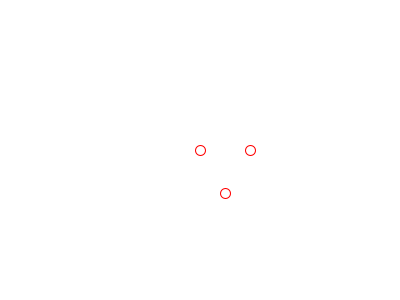
Frame 1 (no input)
Frame 60 (the mouse pressed at the canvas centre just before this capture): identical to frame 1, image omitted
Frame 120 (the mouse held since frame 60 and released just before this capture): identical to frame 1, image omitted

The Processing sketch that drew this single still picture (run headless with seeded random() and noise(); from frame 60 on, the mouse is pressed at the canvas centre):

// Processing sketch: sketch_9th
// ── sketch_9th.pde
float deg=60;
 float [][] matrixT1 = {{ 1 , 0 , -200 },
                        { 0 , 1 , -150 },
                        { 0 , 0 ,    1}};//The first tranformation T1
 float [][] matrixR= {{ cos(radians(deg)) , -sin(radians(deg)) , 0 },
                      { sin(radians(deg)) , cos(radians(deg)) ,  0 },
                      {        0 ,              0,               1 }};//rotating at an angle of 60 degrees, but being treated as radians, due to processing specs
 float [][] matrixT3= {{ 1 , 0 , 200 },
                       { 0 , 1 , 150 },
                       { 0 , 0 ,   1}};
 float [][] matrixTemp = new float [3][3];//A temprorary matrix used during the calculations like T1*R= Temp then M=Temp*T3
 float [][] matrixM = new float [3][3];
 
class hom2d {
  float x1, x2, x3;
 
  hom2d(float x1, float x2, float x3) {
    this.x1=x1;
    this.x2=x2;
    this.x3=x3;
  }
}
class inhom2d {
  
  float x, y;
 
  inhom2d(float x, float y ) {
    this.x=x;
    this.y=y;
  }  
}

hom2d fitInt( hom2d a, hom2d b ) {

    return new hom2d( a.x2 * b.x3 - a.x3 * b.x2, a.x3 * b.x1 - a.x1 * b.x3, a.x1 * b.x2 - a.x2 * b.x1 );
}

hom2d toHom2d( inhom2d A ) {
  return new hom2d( A.x, A.y, 1 );
}

inhom2d toInhom2d( hom2d a ) {
  return new inhom2d( a.x1 / a.x3, a.x2 / a.x3 );
}

hom2d transform( float M[][], hom2d P ) {//we function we used to do the final transfromation M*Ph

  hom2d P_ = new hom2d(  M[0][0] * P.x1 + M[0][1] * P.x2 + M[0][2] * P.x3,
                         M[1][0] * P.x1 + M[1][1] * P.x2 + M[1][2] * P.x3,
                         M[2][0] * P.x1 + M[2][1] * P.x2 + M[2][2] * P.x3   );
  return P_;
}


 
void mult( float A[][], float B[][], float C[][] )//the function to multiply martix A and B to get C
{
  float sum;
  for (int i = 0; i <= 2; i++) {
      for (int j = 0; j <= 2; j++) {
         sum = 0;
         for (int k = 0; k <= 2; k++) {
            sum = sum + A[i][k] * B[k][j];
         }
         C[i][j] = sum;
      }
   }
}

void setup(){
  size(400,300);
}
 
void draw()
{
  stroke(255,0,0);
  background(255);
  inhom2d P = new inhom2d (250,150);
  mult( matrixR, matrixT1, matrixTemp );//multiplies the matrix R and T1 stores it in Matrix temp
  mult( matrixT3, matrixTemp, matrixM );//does the same but stores it in matrix M
  
  hom2d PH = toHom2d(P);//The parameter M will be times with
  
  hom2d PH_ = transform(matrixM, PH);
  
  inhom2d P_ = toInhom2d(PH_);
  
  ellipseMode(RADIUS);
  
  ellipse(200,150,5,5);//The draws an ellipse around the initial point
  ellipse(250,150,5,5);//draws around the 2nd intial 
  ellipse(P_.x,P_.y,5,5);//this displays the rotated point about the first initial point
}

/*void keyPressed(){
  if (key =='w'){
   deg+=5;
    matrixR[0][0] = cos(radians(deg));
  matrixR[0][1] =-sin(radians(deg));
     matrixR[1][0] = sin(radians(deg));
  matrixR[1][1] =cos(radians(deg));

    }
  else 
    deg-=5;
    
  
}*/
